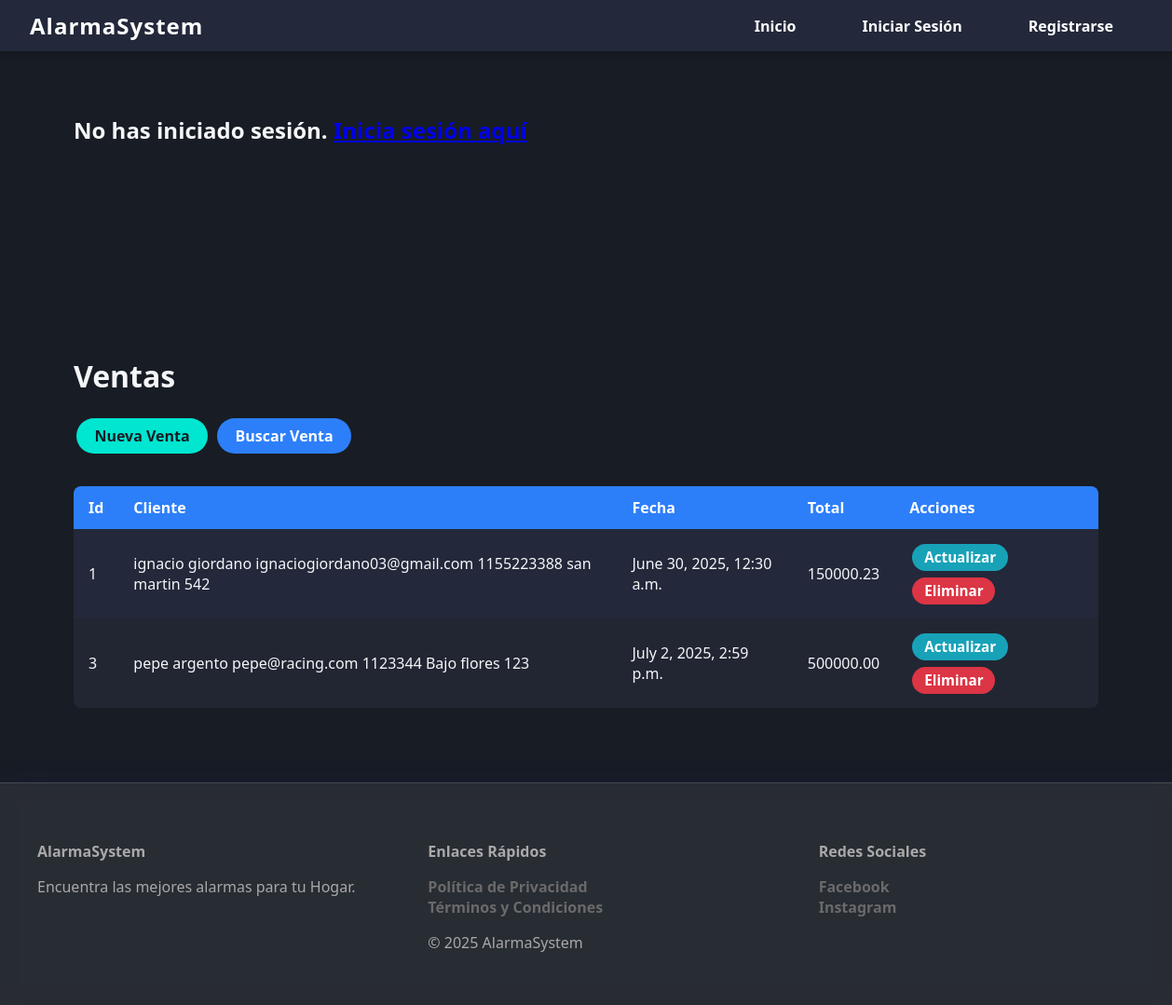
/ventas/, run on the app's committed database.
### App/models.py (models this page shows, shortened)
class Venta(models.Model):
    cliente = models.ForeignKey(Clientes, on_delete=models.CASCADE, related_name='ventas')
    fecha = models.DateTimeField()
    total = models.DecimalField(max_digits=10, decimal_places=2, default=0.00)

class Clientes(models.Model):
    nombre = models.CharField(max_length=100)
    apellido = models.CharField(max_length=100)
    email = models.EmailField(unique=True)
    telefono = models.CharField(max_length=20, blank=True)
    direccion = models.CharField(max_length=200, blank=True)
    def __str__(self):
        return f"{self.nombre} {self.apellido} {self.email} {self.telefono} {self.direccion}"

### App/views.py (the view)
# urls.py: path('ventas/', views.mostrar_ventas, name='ventas'),
def mostrar_ventas(request):
    ventas = Venta.objects.all()
    context = {'ventas': ventas}
    return render(request, 'App/ventas.html', context)

### App/Templates/App/ventas.html (shortened to what this page needs)
{% extends 'App/base.html' %}
{% block codigoDinamico %}
<div class="container">
    <h1>Ventas</h1>
    <div style="margin-bottom: 2rem;">
        <a href="{% url 'crear_venta' %}" class="btn btn-success">Nueva Venta</a>
        <a href="{% url 'buscar_cliente_venta' %}" class="btn btn-primary">Buscar Venta</a>
    </div>
    <table class="table table-dark table-hover">
        <thead>
            <tr>
                <th scope="col">Id</th>
                <th scope="col">Cliente</th>
                <th scope="col">Fecha</th>
                <th scope="col">Total</th>
                <th scope="col">Acciones</th>
            </tr>
        </thead>
        <tbody>
            {% for venta in ventas %}
            <tr>
                <td>{{ venta.id }}</td>
                <td>{{ venta.cliente }}</td>
                <td>{{ venta.fecha }}</td>
                <td>{{ venta.total }}</td>
                <td>
                    <a href="{% url 'actualizar_venta' venta.id %}" class="btn btn-info btn-sm">Actualizar</a>
                    <a href="{% url 'eliminar_venta' venta.id %}" class="btn btn-danger btn-sm">Eliminar</a>
                </td>
            </tr>
            {% empty %}
            <tr>
                <td colspan="5">No hay ventas registradas.</td>
            </tr>
            {% endfor %}
        </tbody>
    </table>
</div>
{% endblock %}

### App/static/App/styles.css (style rules this page uses)
body { margin: 0; font-family: 'Segoe UI', Arial, sans-serif; background: #181c24; color: #f4f6f8; }
.container { max-width: 1100px; margin: 2rem auto; padding: 1rem; background: none; }
.table { width: 100%; border-collapse: collapse; margin-bottom: 2rem; background: #23283a; color: #f4f6f8; border-radius: 8px; overflow: hidden; }
.table th, .table td { padding: 0.75rem 1rem; text-align: left; }
.table th { background: #2d7ff9; color: #fff; }
.table tr:nth-child(even) { background: #222633; }
.btn { display: inline-block; padding: 0.5rem 1.2rem; border-radius: 20px; font-weight: bold; text-decoration: none; border: none; cursor: pointer; margin: 0.2rem 0.2rem; transition: background 0.2s, color 0.2s; }
.btn-success { background: #00e6d0; color: #181c24; }
.btn-primary { background: #2d7ff9; color: #fff; }
.btn-info { background: #17a2b8; color: #fff; }
.btn-danger { background: #dc3545; color: #fff; }
.btn-sm { padding: 0.3rem 0.8rem; font-size: 0.95rem; }

### data on the page
Venta: id "1", cliente "ignacio giordano ignaciogiordano03@gmail.com 1155223388 san martin 542", fecha "June 30, 2025, 12:30 a.m.", total "150000.23"
Venta: id "3", cliente "pepe argento pepe@racing.com 1123344 Bajo flores 123", fecha "July 2, 2025, 2:59 p.m.", total "500000.00"
